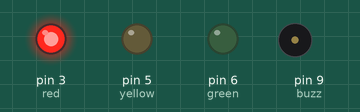
The sketch below on a simulated Arduino Uno, built with avr-gcc and run on an emulated ATmega328P. Shown: output pins drawn as LEDs (lit = HIGH), buzzer (waves = sounding). At 15.0 s the program stops and its outputs stay as they are.

Above: at 0.5 s.
At 1.5 s:
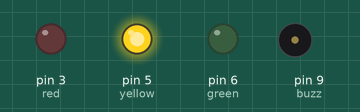
At 5.5 s:
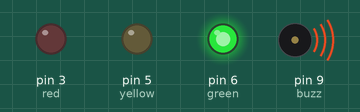
Timing chart, 0 to 6.9 s (numbered marks = the images above):
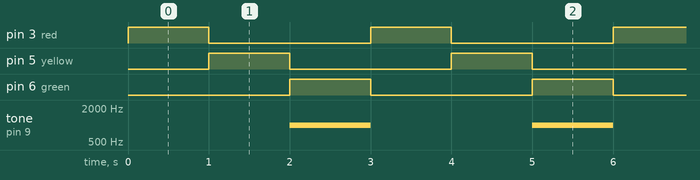

The sketch:

Traffic_Light.ino
```cpp
int red = 3;
int yellow = 5;
int green = 6;
int buzz = 9;
int wait = 1000;
int repeat = 5;


void setup() {
  Serial.begin(9600);
  pinMode(red , OUTPUT);
  pinMode(yellow , OUTPUT);
  pinMode(green , OUTPUT);
  pinMode(buzz , OUTPUT);

}

void loop() {
  for(int i = 0; i < repeat ; i++){

    //RED
    digitalWrite(red, HIGH);
    delay(wait);

    //YELLOW
    digitalWrite(red, LOW);
    digitalWrite(yellow, HIGH);
    delay(wait);

    //GREEN and BUZZ
    digitalWrite(yellow, LOW);
    digitalWrite(green, HIGH);
    tone(buzz, 1000);
    delay(wait);

    //OFF
    digitalWrite(yellow, LOW);
    digitalWrite(green, LOW);
    digitalWrite(buzz, LOW);
    noTone(buzz);
  }

  exit(0);

}
```

Measured:
- by itself, pin 3 (red): alternates HIGH for 1.0 s and LOW for 2.0 s, 10 changes in all, then stays LOW
- by itself, pin 5 (yellow), pin 6 (green): alternates HIGH for 1.0 s and LOW for 2.0 s
- by itself, tone on pin 9 (buzz): alternates 1000 Hz for 1.0 s and silent for 2.0 s
